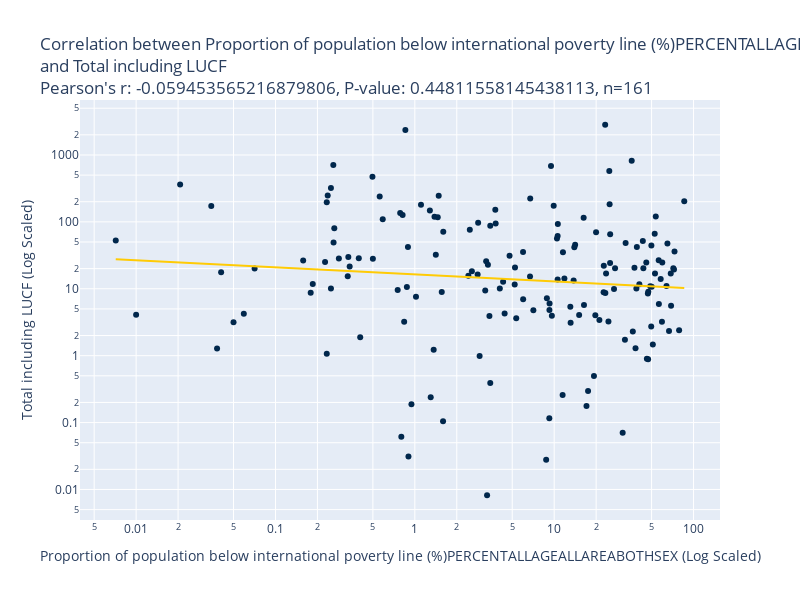

Notebook code cell kept with this figure:
### Markdown cell above
We also created correlation plots for various poverty indicators and Land Use Change and Forestry (LUCF), but these ultimately didn't make it into the report because of their low Pearson r values and relevance to our data narrative.

### Code cell
years = 30
x = "Proportion of population below international poverty line (%)PERCENTALLAGEALLAREABOTHSEX"
y = "Total including LUCF"

df_xy, p_corr, p_pval, s_corr, s_pval = build_correlation_df(find_corr_df, years, x, y)
build_correlation_plot(df_xy, x, y, p_corr, p_pval, log_scale=True).show()

### Figure 1 — Plotly figure (JSON) as saved in the notebook; plotly's stock layout.template omitted (floating-point values rounded to 4 significant figures; data arrays with more than 128 entries replaced by an {"elided": "..."} marker saying what was removed)
{"data": [{"customdata": {"elided": "161x1 str values"}, "hovertemplate": "Proportion of population below international poverty line (%)PERCENTALLAGEALLAREABOTHSEX (Log Scaled)=%{x}<br>Total including LUCF (Log Scaled)=%{y}<br>country=%{customdata[0]}<extra></extra>", "legendgroup": "", "marker": {"color": "#00274C", "symbol": "circle"}, "mode": "markers", "name": "", "orientation": "v", "showlegend": false, "type": "scatter", "x": {"elided": "161 float values"}, "xaxis": "x", "y": {"elided": "161 float values"}, "yaxis": "y"}, {"hovertemplate": "<b>OLS trendline</b><br>log10(y) = -0.1055 * log10(x) + 1.21378<br>R<sup>2</sup>=0.010784<br><br>Proportion of population below international poverty line (%)PERCENTALLAGEALLAREABOTHSEX (Log Scaled)=%{x}<br>Total including LUCF (Log Scaled)=%{y} <b>(trend)</b><extra></extra>", "legendgroup": "", "line": {"color": "#FFCB05"}, "marker": {"color": "#00274C", "symbol": "circle"}, "mode": "lines", "name": "", "showlegend": false, "type": "scatter", "x": {"elided": "161 float values"}, "xaxis": "x", "y": {"elided": "161 float values"}, "yaxis": "y"}], "layout": {"height": 600, "legend": {"tracegroupgap": 0}, "title": {"text": "Correlation between Proportion of population below international poverty line (%)PERCENTALLAGEALLAREABOTHSEX<br>and Total including LUCF<br>Pearson's r: -0.059453565216879806, P-value: 0.44811558145438113, n=161<br>"}, "width": 800, "xaxis": {"anchor": "y", "domain": [0, 1], "title": {"text": "Proportion of population below international poverty line (%)PERCENTALLAGEALLAREABOTHSEX (Log Scaled)"}, "type": "log"}, "yaxis": {"anchor": "x", "domain": [0, 1], "title": {"text": "Total including LUCF (Log Scaled)"}, "type": "log"}}}
